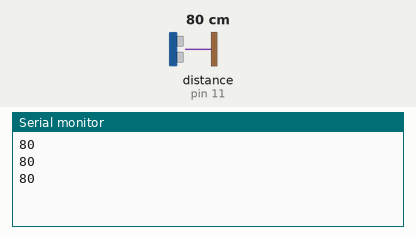
A sketch run on a simulated Arduino Uno, built with avr-gcc and run on an emulated ATmega328P. On the bench: the last lines printed to the serial monitor. Wiring (inferred from the names in the program): ultrasonic range finder: trigger pin 13; echo pin 11. The inputs (shaded band) are chosen by the test bench; at power-on: distance to the obstacle (sensor on pin 11) 80 cm. The echo pulse lasts 58.3 µs per cm.

Above: at 1.3 s.
1.4 s: distance to the obstacle (sensor on pin 11) set to 2 cm
At 1.9 s:
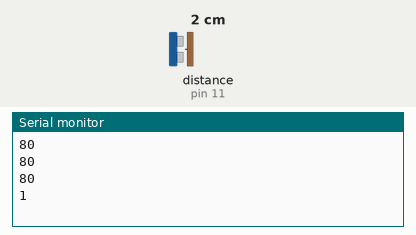
2.9 s: distance to the obstacle (sensor on pin 11) set to 4 cm
At 3.4 s:
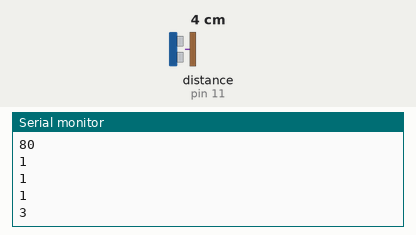
Timing chart, 0 to 5.9 s (numbered marks = the images above; inputs shaded):
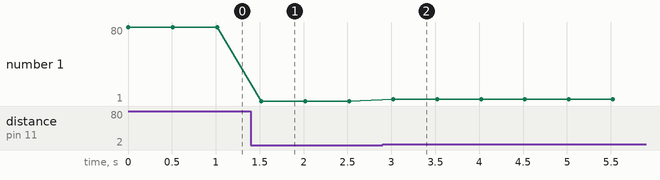

The sketch:

Distance_measure.ino
```cpp
long duration, distance;
const int echoPin = 11;
const int trigPin = 13;
void setup() {
  // put your setup code here, to run once:
  pinMode(trigPin, OUTPUT);
  pinMode(echoPin, INPUT);
  Serial.begin(9600);

}

void loop() {
  // put your main code here, to run repeatedly:
  digitalWrite(trigPin, LOW);
  delayMicroseconds(2);
  digitalWrite(trigPin, HIGH);
  delayMicroseconds(10);
  digitalWrite(trigPin, LOW);

  duration = pulseIn(echoPin, HIGH);
  distance = duration/57.8;
  Serial.println(distance);
  delay(500);

}
```

Measured:
- after the input at 1.4 s, the serial monitor: prints a new line after 0.12 s (image 1)
- after the input at 2.9 s, the serial monitor: prints a new line after 0.12 s (image 2)
- plotted number 1: 80 → 1 after the input at 1.4 s, 1 → 3 after the input at 2.9 s
